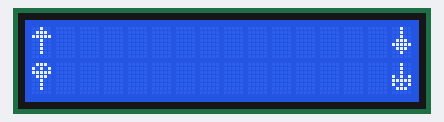
Simulated run of this sketch. Board: Arduino Uno, built with avr-gcc and run on an emulated ATmega328P. On the bench: 16×2 character LCD.

Above: at 0.19 s.
At 0.95 s:
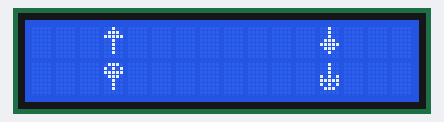
At 1.46 s:
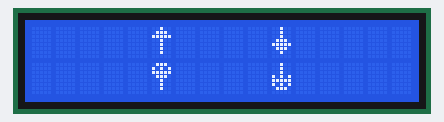
At 1.9 s:
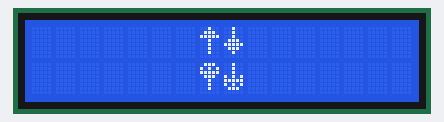
At 3.47 s:
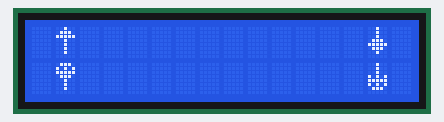

The sketch:

ex13_2.ino
```cpp
#include<LiquidCrystal.h>	     //LiquidCrystal.h程式庫
LiquidCrystal lcd(12,11,5,4,3,2 );  //LiquidCrystal.h程式庫對應接腳宣告
//自訂符號表
byte logo_a[8]={
0b00100,0b01110,0b11111,0b00100,0b00100,0b00100,0b00100,0b00000 };
byte logo_b[8]={
0b00100,0b00100,0b00100,0b01110,0b11111,0b01110,0b00100,0b00000 };
byte logo_c[8] = {
0b01110,0b10101,0b11111,0b01110,0b00100,0b00100,0b00100,0b00000 };
byte logo_d[8] = {
0b00100,0b00100,0b00100,0b10101,0b11111,0b10101,0b01110,0b00000 };
void setup()
{
    lcd.createChar(0,logo_a);     //設定自訂符號logo_a編號為0
    lcd.createChar(1,logo_b);     //設定自訂符號logo_b編號為1
    lcd.createChar(2,logo_c);     //設定自訂符號logo_c編號為2
    lcd.createChar(3,logo_d);     //設定自訂符號logo_d編號為3
    lcd.begin(16,2);				//LCD為2行，每行16(列)個字
    lcd.clear();				//清除螢幕
}
void loop()
{
    for(int z=0 ; z<8 ; z++)
    {
    lcd.clear();
    lcd.setCursor(z,0);    		//文字顯示位置
    lcd.write(byte(0));			//LCD顯示文字
    lcd.setCursor(15 -z,0);		//文字顯示位置
    lcd.write(1);				//LCD顯示文字
    lcd.setCursor(z,1);			//文字顯示位置
    lcd.write(2);				//LCD顯示文字
    lcd.setCursor(15 -z,1);		//文字顯示位置
    lcd.write(3);				//LCD顯示文字
    delay(250);				//文字顯示停留時間
    }
   delay(1000);
}
```

Measured:
- by itself, everything shown: repeats every 3.0 s, in 8 steps
- what the display in image 3 shows lasts 1.3 s, from 1.8 s to 3.1 s
